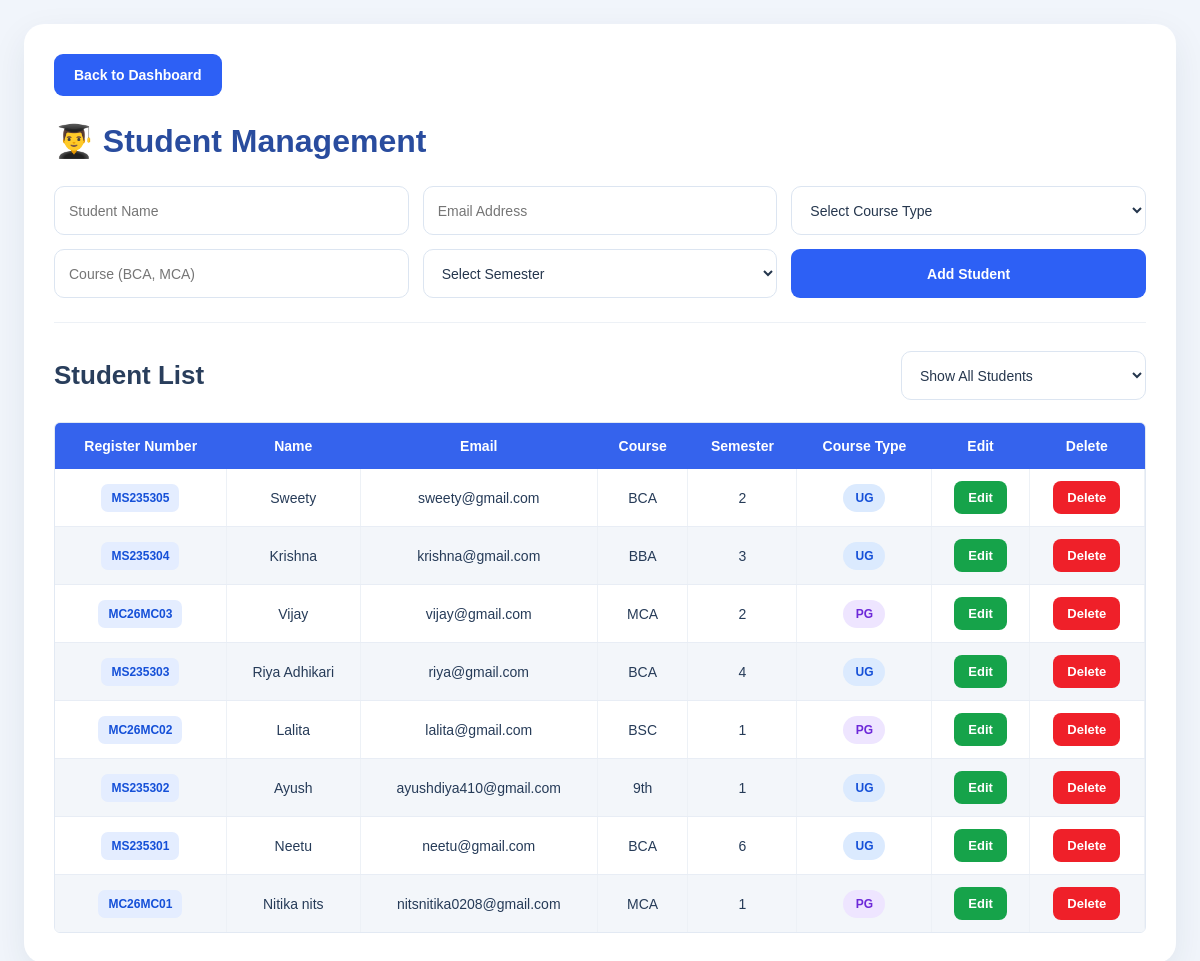
The app's page /students (signed in) with its own data.
### tables this page shows
CREATE TABLE students (
            id INTEGER PRIMARY KEY AUTOINCREMENT,
            name TEXT NOT NULL,
            email TEXT,
            course TEXT,
            semester TEXT,
            course_type TEXT DEFAULT 'UG'
        , student_code TEXT);

### app.py (the view, shortened to what this page needs)
@app.route("/students", methods=["GET", "POST"])
def students():
    conn = get_db()
    course_filter = request.args.get(
        "course_type", ""
    ).strip().upper()
    if course_filter not in ("UG", "PG"):
        course_filter = ""
    students_data = conn.execute("""
        SELECT
            s.*,
            UPPER(TRIM(COALESCE(s.course_type, '')))
                AS display_course_type
        FROM students s
        ORDER BY s.id DESC
    """).fetchall()
    conn.close()
    return render_template(
        "students.html",
        students=students_data,
        course_filter=course_filter
    )

### app.py (called while the page is built)
def get_db():
    conn = sqlite3.connect(DB_PATH)
    conn.row_factory = sqlite3.Row
    return conn

@app.before_request
def teacher_only_access():
    if request.endpoint in ("login", "static"):
        return None
    if (
        session.get("role") != "teacher"
        or not session.get("user_id")
    ):
        session.clear()
        flash("Please log in using a teacher account.", "error")
        return redirect(url_for("login"))

### templates/students.html (shortened to what this page needs)
<!DOCTYPE html>
<html lang="en">
<head>
</head>
<body>
<div class="container">
    <a href="{{ url_for('dashboard') }}" class="back-btn">
        Back to Dashboard
    </a>
    <h1>👨‍🎓 Student Management</h1>
    <form method="POST"
          action="{{ url_for('students') }}"
          class="student-form">
        <input
            type="text"
            name="name"
            placeholder="Student Name"
            required>
        <input
            type="email"
            name="email"
            placeholder="Email Address">
        <select name="course_type" required>
            <option value="">Select Course Type</option>
        </select>
        <input
            type="text"
            name="course"
            placeholder="Course (BCA, MCA)"
            required>
        <select name="semester" required>
            <option value="">Select Semester</option>
        </select>
        <button type="submit" class="add-btn">
            Add Student
        </button>
    </form>
    <hr class="divider">
    <div class="list-heading">
        <h2>Student List</h2>
        <select id="studentFilter" class="filter"
                aria-label="Filter students">
            <option value="ALL">Show All Students</option>
        </select>
    </div>
    <div class="table-wrapper">
        <table>
            <thead>
                <tr>
                    <th>Register Number</th>
                    <th>Name</th>
                    <th>Email</th>
                    <th>Course</th>
                    <th>Semester</th>
                    <th>Course Type</th>
                    <th>Edit</th>
                    <th>Delete</th>
                </tr>
            </thead>
            <tbody id="studentTableBody">
            {% for student in students %}
                {% set student_type = (student['course_type'] or '')|upper|trim %}
                <tr data-course-type="{{ student_type }}">
                    <td>
                        <span class="register-number">
                            {{ student['student_code'] or 'Not assigned' }}
                        </span>
                    </td>
                    <td>{{ student['name'] }}</td>
                    <td>{{ student['email'] or '-' }}</td>
                    <td>{{ student['course'] or '-' }}</td>
                    <td>{{ student['semester'] or '-' }}</td>
                    <td>
                        {% if student_type == 'UG' %}
                            <span class="course-badge ug">UG</span>
                        {% elif student_type == 'PG' %}
                            <span class="course-badge pg">PG</span>
                        {% else %}
                            <span class="course-badge unknown">Not Set</span>
                        {% endif %}
                    </td>
                    <td>
                        <a
                            href="{{ url_for('edit_student', id=student['id']) }}"
                            class="action-btn edit-btn">
                            Edit
                        </a>
                    </td>
                    <td>
                        <button
                            type="button"
                            class="action-btn delete-btn"
                            data-student-id="{{ student['id'] }}"
                            data-student-name="{{ student['name']|e }}"
                            onclick="openDeleteModal(this)">
                            Delete
                        </button>
                    </td>
                </tr>
            {% else %}
                <tr>
                    <td colspan="8" class="empty-row">
                        No students found. Add your first student above.
                    </td>
                </tr>
            {% endfor %}
            </tbody>
        </table>
    </div>
</div>
</body>
</html>

### templates/students.html (style rules this page uses)
* { box-sizing: border-box; }
body { margin: 0; padding: 24px; background: #f1f5fb; font-family: Arial, Helvetica, sans-serif; color: #263b58; }
.container { max-width: 1500px; margin: 0 auto; padding: 30px; background: #fff; border-radius: 20px; box-shadow: 0 12px 35px rgba(30, 50, 80, 0.08); }
.back-btn, .add-btn { display: inline-block; border: none; border-radius: 9px; background: #2d60f5; color: #fff; padding: 13px 20px; font-size: 14px; font-weight: 600; text-decoration: none; cursor: pointer; }
h1 { margin: 26px 0; color: #294c9e; font-size: 32px; }
.student-form { display: grid; grid-template-columns: repeat(3, minmax(0, 1fr)); gap: 14px; margin-bottom: 22px; }
input, select { width: 100%; min-width: 0; height: 49px; padding: 0 14px; border: 1px solid #dce5f1; border-radius: 10px; background: white; color: #25364d; font-size: 14px; outline: none; }
.student-form .add-btn { height: 49px; }
.divider { border: 0; border-top: 1px solid #edf1f6; margin: 24px 0 28px; }
.list-heading { display: flex; align-items: center; justify-content: space-between; gap: 16px; margin-bottom: 22px; }
.list-heading h2 { margin: 0; font-size: 26px; color: #293e5c; }
.filter { width: 245px; }
.table-wrapper { width: 100%; overflow-x: auto; border: 1px solid #e2e9f3; border-radius: 6px; }
table { width: 100%; border-collapse: collapse; min-width: 900px; }
thead { background: #3563ed; color: white; }
th { padding: 15px 12px; font-size: 14px; font-weight: 700; white-space: nowrap; }
td { padding: 12px; text-align: center; border-bottom: 1px solid #e8edf5; border-right: 1px solid #edf1f6; font-size: 14px; }
tbody tr:nth-child(even) { background: #f3f6fa; }
tbody tr:last-child td { border-bottom: none; }
.register-number { display: inline-block; padding: 7px 10px; border-radius: 7px; background: #e4edff; color: #1550d8; font-size: 12px; font-weight: 700; white-space: nowrap; }
.course-badge { display: inline-block; min-width: 42px; padding: 7px 12px; border-radius: 20px; font-size: 12px; font-weight: 700; }
.course-badge.ug { color: #1550d8; background: #dbeafe; }
.course-badge.pg { color: #6d28d9; background: #eee5ff; }
.action-btn { display: inline-block; padding: 9px 14px; border: none; border-radius: 8px; color: #fff; text-decoration: none; font-size: 13px; font-weight: 600; cursor: pointer; }
.edit-btn { background: #16a34a; }
.delete-btn { background: #ef2029; }

### records on screen
students: student_code "MS235305", name "Sweety", email "sweety@gmail.com", course "BCA", semester "2", shows "UG"
students: student_code "MS235304", name "Krishna", email "krishna@gmail.com", course "BBA", semester "3", shows "UG"
students: student_code "MC26MC03", name "Vijay", email "vijay@gmail.com", course "MCA", semester "2", shows "PG"
students: student_code "MS235303", name "Riya Adhikari", email "riya@gmail.com", course "BCA", semester "4", shows "UG"
students: student_code "MC26MC02", name "Lalita", email "lalita@gmail.com", course "BSC", semester "1", shows "PG"
students: student_code "MS235302", name "Ayush", email "ayushdiya410@gmail.com", course "9th", semester "1", shows "UG"
students: student_code "MS235301", name "Neetu", email "neetu@gmail.com", course "BCA", semester "6", shows "UG"
students: student_code "MC26MC01", name "Nitika nits", email "nitsnitika0208@gmail.com", course "MCA", semester "1", shows "PG"
